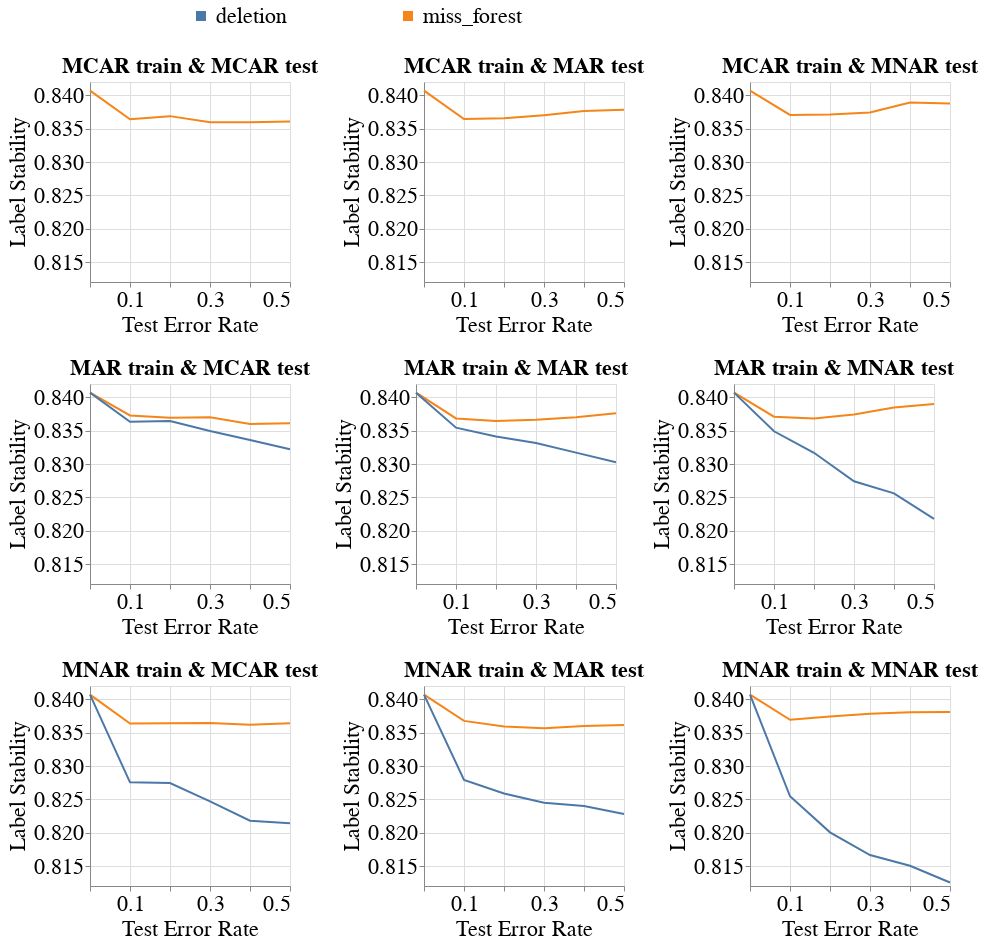

Notebook code for this chart:
### Code cell
create_line_bands_for_diff_imputers(dataset_name=DATASET_NAME,
                                    model_name='mlp_clf',
                                    metric_name='Label_Stability',
                                    db_client=db_client,
                                    with_band=False)
